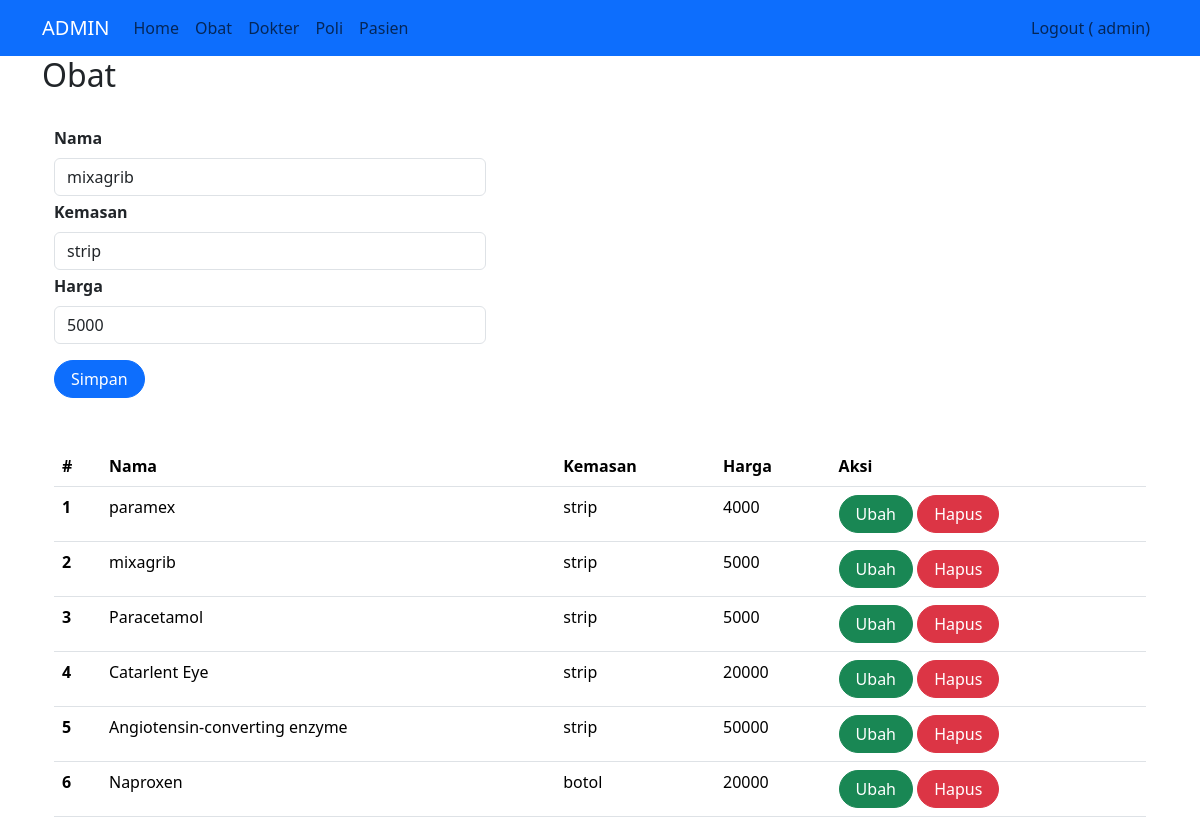
The app's page /index2.php?page=obat&id=8 (signed in) with its own data.
### tables this page shows
CREATE TABLE `obat` (
  `id` int(11) NOT NULL,
  `nama_obat` varchar(100) NOT NULL,
  `kemasan` varchar(50) NOT NULL,
  `harga` double NOT NULL
);

### obat.php (the view, shortened to what this page needs)
<h2>Obat</h2>
<br>
<div class="container">
    <form class="form row" style="width: 30rem;" method="POST" action="" name="myForm" onsubmit="return(validate());">
        <?php
        $nama_obat = '';
        $kemasan = '';
        $harga = '';
        if (isset($_GET['id'])) {
            $ambil = mysqli_query($mysqli, "SELECT * FROM obat
                    WHERE id='" . $_GET['id'] . "'");
            while ($row = mysqli_fetch_array($ambil)) {
                $nama_obat = $row['nama_obat'];
                $kemasan = $row['kemasan'];
                $harga = $row['harga'];
            }
        ?>
        <?php
        }
        ?>
        <div class="row">
            <label for="inputNama" class="form-label fw-bold">
                Nama
            </label>
            <div>
                <input type="text" class="form-control" name="nama_obat" id="inputNama" placeholder="Nama" value="<?php echo $nama_obat ?>">
            </div>
        </div>
        <div class="row mt-1">
            <label for="inputKemasan" class="form-label fw-bold">
                Kemasan
            </label>
            <div>
                <input type="text" class="form-control" name="kemasan" id="inputKemasan" placeholder="Kemasan" value="<?php echo $kemasan ?>">
            </div>
        </div>
        <div class="row mt-1">
            <label for="inputHarga" class="form-label fw-bold">
                Harga
            </label>
            <div>
                <input type="text" class="form-control" name="harga" id="inputHarga" placeholder="Harga" value="<?php echo $harga ?>">
            </div>
        </div>
        <div class="row mt-3">
            <div class=col>
                <button type="submit" class="btn btn-primary rounded-pill px-3 mt-auto" name="simpan">Simpan</button>
            </div>
        </div>
    </form>
    <br>
    <br>
    <table class="table table-hover">
        <thead>
            <tr>
                <th scope="col">#</th>
                <th scope="col">Nama</th>
                <th scope="col">Kemasan</th>
                <th scope="col">Harga</th>
                <th scope="col">Aksi</th>
            </tr>
        </thead>
        <tbody>
            <?php
            $result = mysqli_query($mysqli, "SELECT * FROM obat");
            $no = 1;
            while ($data = mysqli_fetch_array($result)) {
            ?>
                <tr>
                    <th scope="row"><?php echo $no++ ?></th>
                    <td><?php echo $data['nama_obat'] ?></td>
                    <td><?php echo $data['kemasan'] ?></td>
                    <td><?php echo $data['harga'] ?></td>
                    <td>
                        <a class="btn btn-success rounded-pill px-3" href="index2.php?page=obat&id=<?php echo $data['id'] ?>">Ubah</a>
                        <a class="btn btn-danger rounded-pill px-3" href="index2.php?page=obat&id=<?php echo $data['id'] ?>&aksi=hapus">Hapus</a>
                    </td>
                </tr>
            <?php
            }
            ?>
        </tbody>
    </table>

### css/style.css (style rules this page uses)
div { display: block; }

### records on screen
obat: nama_obat "mixagrib", kemasan "strip", harga "5000"
obat: nama_obat "paramex", kemasan "strip", harga "4000"
obat: nama_obat "Paracetamol", kemasan "strip", harga "5000"
obat: nama_obat "Catarlent Eye", kemasan "strip", harga "20000"
obat: nama_obat "Angiotensin-converting enzyme", kemasan "strip", harga "50000"
obat: nama_obat "Naproxen", kemasan "botol", harga "20000"

### other values on screen
$_SESSION['username'] "admin"
